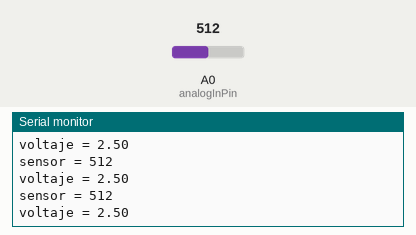
Simulated run of this sketch. Board: Arduino Uno, built with avr-gcc and run on an emulated ATmega328P. Shown: the last lines printed to the serial monitor. The test bench sets the inputs (shaded band); at power-on: A0 (analogInPin) = 512.

Above: at 1.2 s.
1.3 s: A0 (analogInPin) set to 716
At 1.39 s:
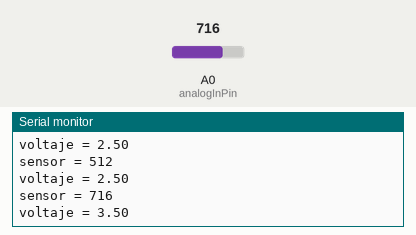
2.8 s: A0 (analogInPin) set to 900
At 2.8 s:
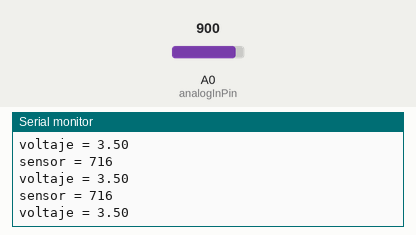
Timing chart, 0 to 5.8 s (numbered marks = the images above; inputs shaded):
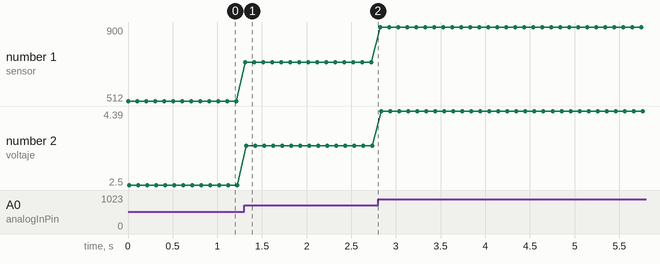

Measured:
- after the input at 1.3 s, the serial monitor: prints a new line at once (image 1)
- plotted number 1: 512 → 716 after the input at 1.3 s, 716 → 900 after the input at 2.8 s
- plotted number 2: 2.5 → 3.5 after the input at 1.3 s, 3.5 → 4.39 after the input at 2.8 s

The sketch:

ADC2.ino
```cpp
const int analogInPin = A0;  // pin analogico a usar

int sensorValue = 0;        // variable para guardar dato

void setup()
{
  Serial.begin(9600);
}

void loop()
{
  // Leo el dato del puerto Analogico
  sensorValue = analogRead(analogInPin);

  float voltage = sensorValue * (5.0 / 1024.0);
  // Imprimo el paso de conversion
  Serial.print("sensor = " );
  Serial.println(sensorValue);

  Serial.print("voltaje = " );
  Serial.println(voltage);

  delay(100);
}
```
